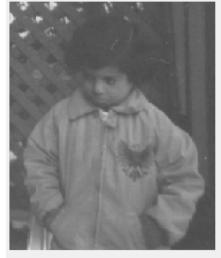
#> input picture Assignment 1/7/pout-dark.jpg, 221 x 258 px
$ python 7.py
#> lines starting #> are read from the running program, lines starting #| are printed output that depends on the picture
#!/usr/bin/env python3
# -*- coding: utf-8 -*-
"""
Created on Sun Feb 21 19:14:08 2021

@author: firoz
"""

import cv2
import matplotlib.pyplot as plt
import numpy as np
#fig,axs=plt.subplots(1,3)

def Histogram_matching():
    img1=cv2.imread('pout-dark.jpg',0)
#> img1 is the input picture: shape (258, 221); min 70, max 255, mean 123.5
    cv2.imshow('Original Image',img1)
    plt.hist(img1.flatten(),bins=256,label='Original Image Histogram',alpha=0.5)

    img2=cv2.imread('pout-bright.jpg',0)
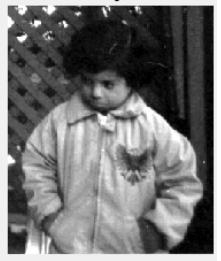
#> input picture Assignment 1/7/pout-bright.jpg, 221 x 261 px
#> img2 is the input picture: shape (261, 221); min 0, max 255, mean 114.2
    cv2.imshow('Target Image',img2)
    plt.hist(img2.flatten(),bins=256,label='Target Image Histogram',alpha=0.5)

    hist1,hist2=np.zeros(256),np.zeros(256)
    for px1 in img1.flatten():
        hist1[px1]+=1
#> this loop made 57018 passes
#> px1 on passes 1 to 3: 255, 255, 254
#> after the loop, hist1 = 256 values, max 1984 at index 240, min 0 at index 0, mean 222.7
    for px2 in img2.flatten():
        hist2[px2]+=1
#> this loop made 57681 passes
#> px2 on passes 1 to 3: 244, 236, 239
#> after the loop, hist2 = 256 values, max 1953 at index 240, min 35 at index 251, mean 225.3

    eq_hist1,eq_hist2=np.zeros(256),np.zeros(256)
    for i in range(256):
        if i==0 :
            eq_hist1[i]=hist1[i]
            eq_hist2[i]=hist2[i]
        else:
            eq_hist1[i]=eq_hist1[i-1]+hist1[i]
            eq_hist2[i]=eq_hist2[i-1]+hist2[i]
#> after the loop, eq_hist1 = 256 values from 0 to 57018; eq_hist2 = 256 values from 302 to 57681

    mapping=np.zeros(256)
    for i in range(256):
        for j in range(256):
            if(eq_hist1[i]<=eq_hist2[j]):
                mapping[i]=j+1
                break


    for i in range(len(img1)):
        for j in range(len(img1[0])):
            img1[i][j]=mapping[int(img1[i][j])]
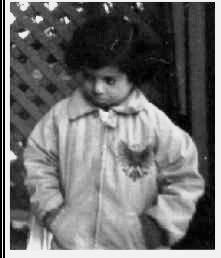
#> img1: shape (258, 221); min 0, max 246, mean 110.3

    cv2.imshow('Modified original Image',img1)
    plt.hist(img1.flatten(),bins=256,label='Modified original Image Histogram',alpha=0.5)


Histogram_matching()
plt.legend()
plt.show()
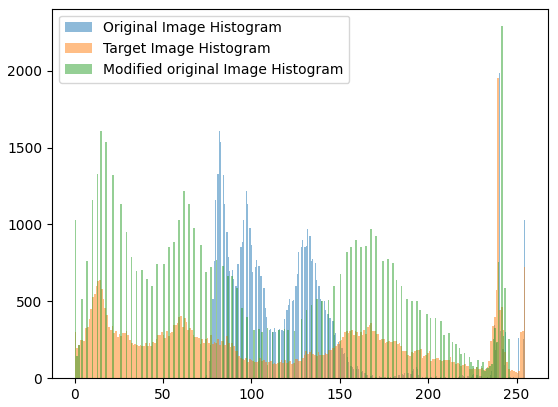
#> figure drawn by matplotlib, 1 panel; tallest bar 1984 high, from x = 239.8 to 240.5; tallest bar 1953 high, from x = 239.1 to 240.1; tallest bar 2290 high, from x = 241.2 to 242.2
